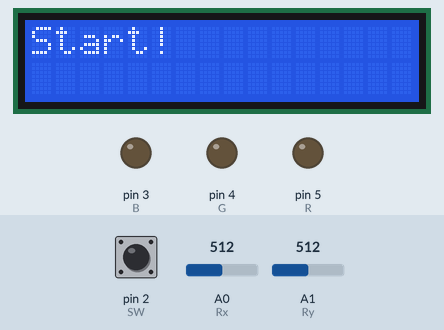
This sketch was run on a simulated Arduino Uno, built with avr-gcc and run on an emulated ATmega328P. Shown: 16×2 character LCD, output pins drawn as LEDs (lit = HIGH). Dashed ring = blinking. Inputs (shaded band) come from the test bench; at power-on: A0 (Rx) = 512, pin 2 (SW) HIGH, A1 (Ry) = 512. Random numbers use the default seed unless the sketch sets one; what the sketch prints to the serial monitor is not drawn.

Above: at 1.2 s.
1.3 s: A0 (Rx) set to 788
2.8 s: A0 (Rx) set to 813
At 3.2 s:
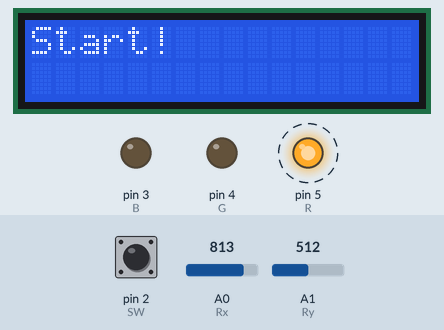
5.8 s: A0 (Rx) set to 790
8.8 s: A0 (Rx) set to 810
At 9.2 s:
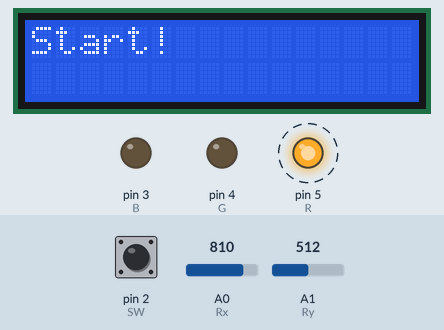
11.8 s: A0 (Rx) set to 716
14.8 s: A0 (Rx) set to 900
At 15.2 s:
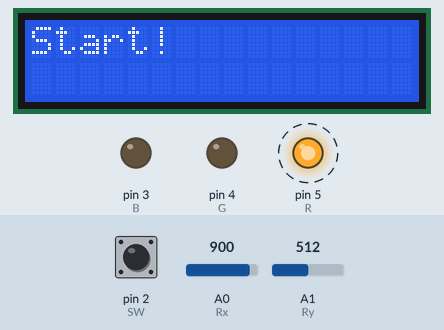
Timing chart, 0 to 18.8 s (numbered marks = the images above; inputs shaded):
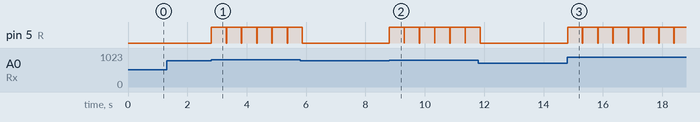

The sketch:

3.ino
```cpp
#include <LiquidCrystal.h>
#include <TimerOne.h>
#include <String.h>
#include <HardwareSerial.h>
#include <Arduino.h>

//全局变量的定义
const int rs = 13, en = 12, d7 = 11, d6 = 10, d5 = 9, d4 = 8; //LCD引脚
const int R = 5, G = 4, B = 3;                                //OLED引脚
const int Rx = A0, Ry = A1, SW = 2;                           //摇杆引脚
const long interval = 10000;                                  //10ms刷新一次
unsigned long spend_time = 0;                                 //记录反应时间
unsigned long set_time = 0;                                   //记录设定时间
int flag = 0;                                                 //当前状态
int color = G;                                                //亮灯的颜色

//全局对象的构建
LiquidCrystal LCD(rs, en, d4, d5, d6, d7); //LCD对象

//初始化函数
void setup()
{
    Serial.begin(9600);
    randomSeed(analogRead(5));

    //OLED的初始化
    pinMode(R, OUTPUT);
    pinMode(G, OUTPUT);
    pinMode(B, OUTPUT);
    digitalWrite(R, LOW);
    digitalWrite(G, LOW);
    digitalWrite(B, LOW);

    //LCD的初始化
    LCD.begin(16, 2);

    //摇杆初始化
    pinMode(SW, INPUT_PULLUP);

    //中断程序的初始化
    Timer1.initialize(interval);
    attachInterrupt(0, Isr2, FALLING);

    set_time = random(3000, 5000);
}

void loop()
{
    if (flag == 0) //复位状态
    {
    again:
        flag = 0;
        LCD.clear();
        LCD.setCursor(0, 0);
        LCD.print("Start!");

        set_time = random(3000, 5000);
        digitalWrite(color, LOW);
        color = random(3, 5);
        for (int i = 0; i < set_time / 10; i++)
        {
            delay(10);
            vertify();
            if (flag)
                goto again;
        }

        flag = 1;
        digitalWrite(color, HIGH);
        spend_time = 0;
        Timer1.attachInterrupt(Isr1);
    }
    else if (flag == 1) //游戏进行状态
    {
    }
    else if (flag == 2) //游戏停止状态
    {
        LCD.clear();
        LCD.setCursor(0, 0);
        LCD.print(String(spend_time) + "ms");
        for (int i = 0; i < 500 && flag == 2; i++)
            delay(10);

        flag = 0;
    }

    vertify();
}

//定时中断程序
void Isr1()
{
    spend_time += 10;
    LCD.clear();
    LCD.setCursor(0, 0);
    LCD.print(String(spend_time) + "ms");
}

//外界触发中断程序
void Isr2()
{
    Timer1.detachInterrupt();
    flag = 0;
}

//发送信息
void send_message(int meg)
{
    switch (meg)
    {
    case 1:
        Serial.print("Your action time is " + String(spend_time) + " ms!" + "\n");
        break;
    case 2:
        Serial.print("You moved the rocker in a wrong direction!\n");
        break;
    case 3:
        Serial.print("LED hasn't been lighted!\n");
        break;
    default:
        Serial.print("error!\n");
        break;
    }
}

void vertify()
{
    int x = analogRead(Rx);
    int y = analogRead(Ry);
    if ((x > 800 || x < 200 || y > 800 || y < 200) && flag != 2) //摇杆被推动
    {
        digitalWrite(color, LOW); //指示灯熄灭
        digitalWrite(R, HIGH);    //立刻亮红灯
        Timer1.detachInterrupt();

        if (flag == 0) //未亮灯之前已结束游戏
            send_message(3);
        else if (flag == 1) //结束游戏
        {
            if (color == G && y > 800 || color == B && x > 800) //正确推动
                send_message(1);
            else //错误推动
                send_message(2);
        }

        flag = 2;
        delay(500);
        digitalWrite(R, LOW);
    }
}
```

Measured:
- the behaviour switches between 800 and 801 on A0 (Rx) (found by bisection; images 0 and 1)
- after the input at 1.3 s, every drawn part: stays the same
- after the input at 2.8 s, pin 5 (R): alternates HIGH for 0.50 s and LOW for 0.01 s, starting at once
- after the input at 8.8 s, pin 5 (R): alternates HIGH for 0.50 s and LOW for 0.01 s, starting at once
- after the input at 14.8 s, pin 5 (R): alternates HIGH for 0.50 s and LOW for 0.01 s, starting at once
